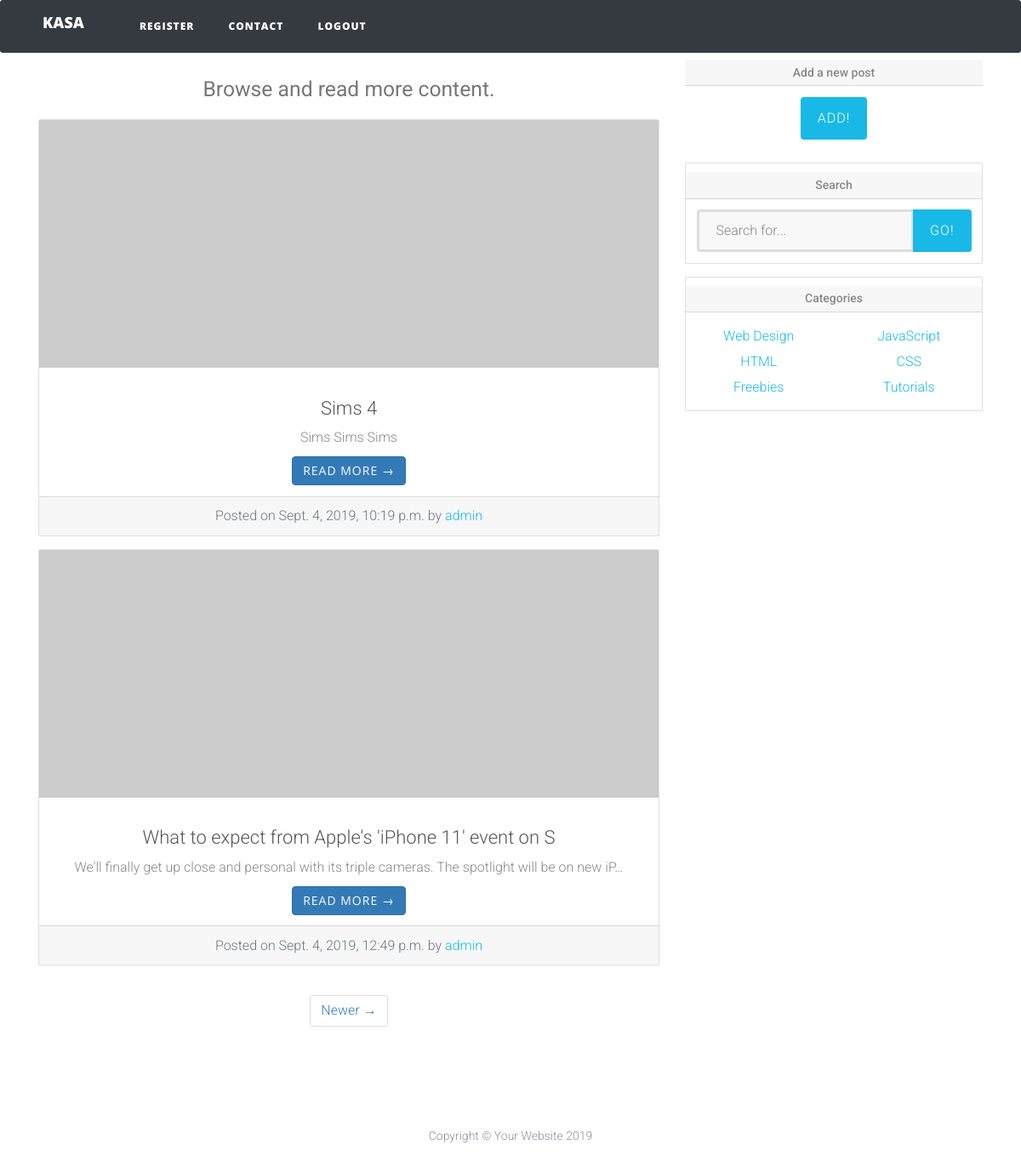
The page /list/ on the database as committed earlier.
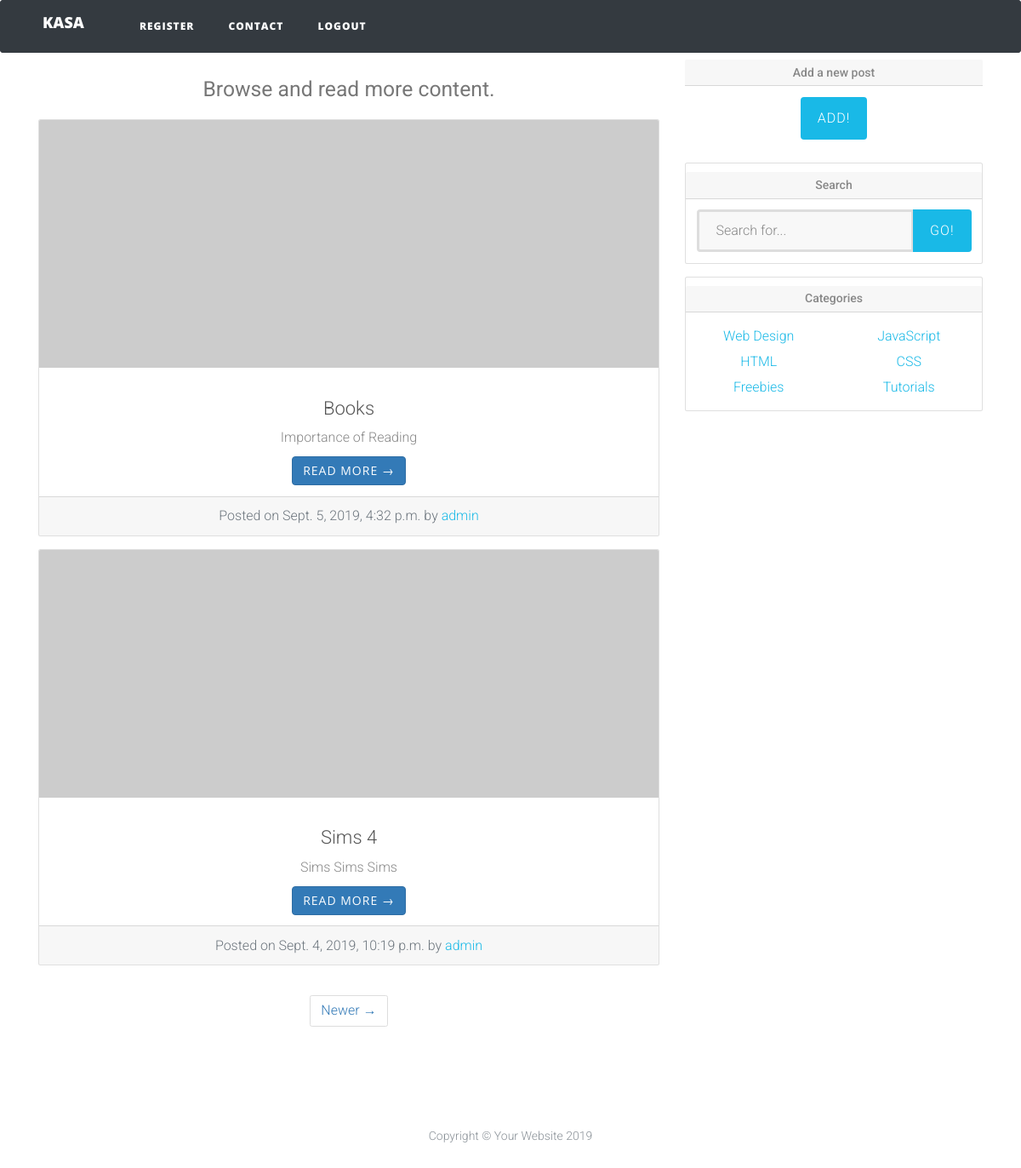
The same page on the database as committed later.
### blog/models.py (models this page shows, shortened)
class Blog(models.Model):
    blog_title = models.CharField(max_length=50)
    blog_content = models.TextField(max_length=1000)
    blog_date = models.DateTimeField(auto_now_add=True)
    blog_author = models.ForeignKey(User, on_delete=models.CASCADE)

### blog/views.py (the view)
# urls.py: path('list/', PostListView.as_view(), name='blog_entries'),
class PostListView(ListView):
    model = Blog
    template_name = 'blog/blog_list.html'
    context_object_name = "blog_entries"
    ordering = ['-blog_date']
    paginate_by = 2

### blog/templates/blog/blog_list.html (shortened to what this page needs)
{% extends "blog/base.html" %}
{% block nav %}
{{block.super}}
  <nav class="navbar navbar-expand-lg navbar-dark bg-dark fixed-top" id="mainNav">
    <div class="container">
      <a class="navbar-brand" href="{% url 'blog:index' %}">KASA</a>
      <div class="collapse navbar-collapse" id="navbarResponsive">
        <ul class="navbar-nav ml-auto">
          <li class="nav-item">
            <a class="nav-link" href="{% url 'users:register' %}">Register</a>
          </li>
          <li class="nav-item">
            <a class="nav-link" href="{% url 'blog:contact' %}">Contact</a>
          </li><li class="nav-item">
            <a class="nav-link" href="{% url 'users:logout' %}">Logout</a>
          </li>
        </ul>
      </div>
    </div>
  </nav>
{% endblock nav %}
{% block content %}
  <div class="container">
    <div class="row">
      <div class="col-md-8">
        <h1 class="my-4">
          <small>Browse and read more content.</small>
        </h1>
{% for blog in blog_entries %}
        <div class="card mb-4">
          <img class="card-img-top" src="http://placehold.it/750x300" alt="Card image cap">
          <div class="card-body">
            <h3 class="card-title">{{blog.blog_title}}</h3>
            <p class="card-text">{{blog.blog_content|truncatechars:100}}</p>
            <a href="{% url 'blog:blog-detail' blog.pk %}" class="btn btn-primary">Read More &rarr;</a>
          </div>
          <div class="card-footer text-muted">
            Posted on {{blog.blog_date}} by
            <a href="#">{{blog.blog_author}}</a>
          </div>
        </div>
{% endfor %}
        {% if is_paginated %}
        <ul class="pagination justify-content-center mb-4">
          {% if page_obj.has_next %}
          <li class="page-item">
            <a class="page-link" href="?page={{ page_obj.next_page_number }}">Newer &rarr;</a>
          </li>
          {% endif %}
        </ul>
 {% endif %}
      </div>
      <div class="col-md-4">
          <h5 class="card-header">Add a new post</h5>
          <div class="card-body">
            <a href="{% url 'blog:add_blog' %}">
              <button class="btn btn-secondary" type="button">ADD!</button></a>
            </div>
        <div class="card my-4">
          <h5 class="card-header">Search</h5>
          <div class="card-body">
            <div class="input-group">
              <input type="text" class="form-control" placeholder="Search for...">
              <span class="input-group-btn">
                <button class="btn btn-secondary" type="button">Go!</button>
              </span>
            </div>
          </div>
        </div>
        <div class="card my-4">
          <h5 class="card-header">Categories</h5>
          <div class="card-body">
            <div class="row">
              <div class="col-lg-6">
                <ul class="list-unstyled mb-0">
                  <li>
                    <a href="#">Web Design</a>
                  </li>
                  <li>
                    <a href="#">HTML</a>
                  </li>
                  <li>
                    <a href="#">Freebies</a>
                  </li>
                </ul>
              </div>
              <div class="col-lg-6">
                <ul class="list-unstyled mb-0">
                  <li>
                    <a href="#">JavaScript</a>
                  </li>
                  <li>
                    <a href="#">CSS</a>
                  </li>
                  <li>
                    <a href="#">Tutorials</a>
                  </li>
                </ul>
              </div>
            </div>
          </div>
        </div>
      </div>
    </div>
  </div>
{% endblock content %}

Rows that differ between the two databases and show on the page:
no longer on this page (row unchanged): Blog: blog_title "What to expect from Apple's 'iPhone 11' event on S", blog_content "We'll finally get up close and personal with its triple cameras. The spotlight will be on new iP…", blog_date "Sept. 4, 2019, 12:49 p.m.", blog_author "admin"
added Blog: blog_title "Books", blog_content "Importance of Reading", blog_date "Sept. 5, 2019, 4:32 p.m.", blog_author "admin"
